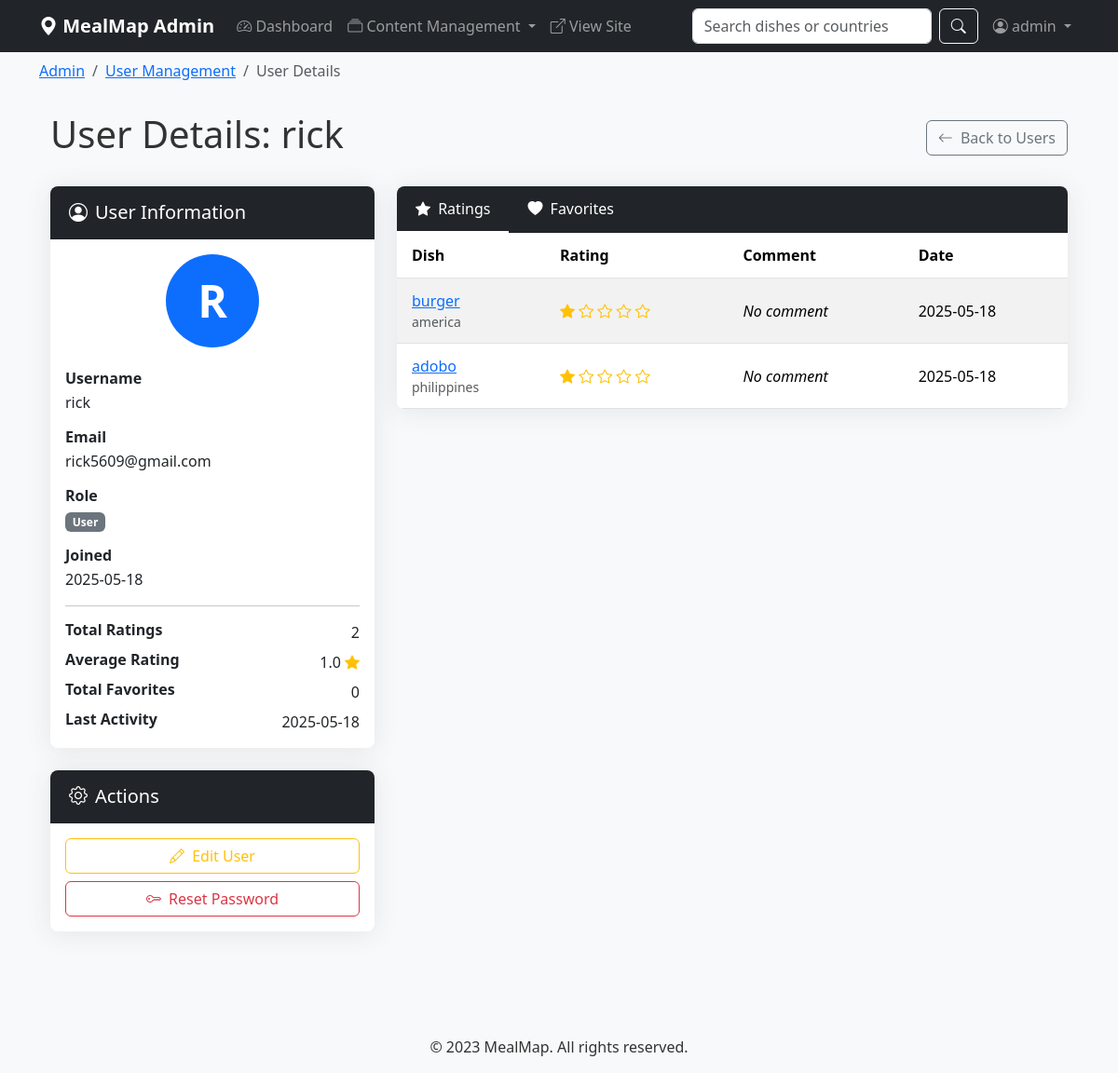
The app's page /admin/users/2 (signed in) with its own data.
### models.py (models this page shows, shortened)
class User(UserMixin, db.Model):
    id = db.Column(db.Integer, primary_key=True)
    username = db.Column(db.String(80), unique=True, nullable=False)
    email = db.Column(db.String(120), unique=True, nullable=False)
    password_hash = db.Column(db.String(128))
    is_admin = db.Column(db.Boolean, default=False)
    created_at = db.Column(db.DateTime, default=db.func.current_timestamp())
    favorites = db.relationship('Favorite', backref='user', lazy=True)
    ratings = db.relationship('Rating', backref='user', lazy=True)

class Rating(db.Model):
    id = db.Column(db.Integer, primary_key=True)
    user_id = db.Column(db.Integer, db.ForeignKey('user.id'), nullable=False)
    dish_id = db.Column(db.Integer, db.ForeignKey('dish.id'), nullable=False)
    rating = db.Column(db.Integer, nullable=False)  # 1-5 stars
    comment = db.Column(db.Text)
    created_at = db.Column(db.DateTime, default=db.func.current_timestamp())

class Dish(db.Model):
    id = db.Column(db.Integer, primary_key=True)
    name = db.Column(db.String(100), nullable=False)
    description = db.Column(db.Text, nullable=False)
    country_id = db.Column(db.Integer, db.ForeignKey('country.id'), nullable=False)
    image_path = db.Column(db.String(255))
    created_at = db.Column(db.DateTime, default=db.func.current_timestamp())
    updated_at = db.Column(db.DateTime, default=db.func.current_timestamp(), onupdate=db.func.current_timestamp())
    ratings = db.relationship('Rating', backref='dish', lazy=True)
    favorites = db.relationship('Favorite', backref='dish', lazy=True)

class Country(db.Model):
    id = db.Column(db.Integer, primary_key=True)
    name = db.Column(db.String(100), unique=True, nullable=False)
    continent_id = db.Column(db.Integer, db.ForeignKey('continent.id'), nullable=False)
    dishes = db.relationship('Dish', backref='country', lazy=True)

### routes.py (the view)
@app.route('/admin/users/<int:user_id>')
@login_required
@admin_required
def admin_user_detail(user_id):
    user = User.query.get_or_404(user_id)
    user_ratings = Rating.query.filter_by(user_id=user.id).order_by(Rating.created_at.desc()).all()
    favorites = Favorite.query.filter_by(user_id=user.id).order_by(Favorite.created_at.desc()).all()
    user_joined = user.created_at if hasattr(user, 'created_at') else "Not available"
    stats = {
        'total_ratings': len(user_ratings),
        'avg_rating': sum(r.rating for r in user_ratings) / len(user_ratings) if user_ratings else 0,
        'total_favorites': len(favorites),
        'recent_activity': max([r.created_at for r in user_ratings] +
                              [f.created_at for f in favorites], default=None) if (user_ratings or favorites) else None
    }
    return render_template('admin/user_detail.html',
                          user=user,
                          ratings=user_ratings,
                          favorites=favorites,
                          stats=stats,
                          user_joined=user_joined)

### templates/admin/user_detail.html (shortened to what this page needs)
{% extends 'base.html' %}
{% block admin_breadcrumb %}
<li class="breadcrumb-item"><a href="{{ url_for('admin_users') }}">User Management</a></li>
<li class="breadcrumb-item active">User Details</li>
{% endblock %}
{% block content %}
<div class="container">
    <div class="d-flex justify-content-between align-items-center mb-4">
        <h1>User Details: {{ user.username }}</h1>
        <div>
            <a href="{{ url_for('admin_users') }}" class="btn btn-outline-secondary">
                <i class="bi bi-arrow-left me-1"></i> Back to Users
            </a>
        </div>
    </div>
    <div class="row">
        <div class="col-md-4 mb-4">
            <div class="card admin-card">
                <div class="card-header bg-dark text-white">
                    <h5 class="mb-0"><i class="bi bi-person-circle me-2"></i>User Information</h5>
                </div>
                <div class="card-body">
                    <div class="text-center mb-4">
                        <div class="avatar-circle mx-auto">
                            <span class="avatar-text">{{ user.username[0]|upper }}</span>
                        </div>
                    </div>
                    <div class="mb-3">
                        <h6 class="fw-bold mb-1">Username</h6>
                        <p>{{ user.username }}</p>
                    </div>
                    <div class="mb-3">
                        <h6 class="fw-bold mb-1">Email</h6>
                        <p>{{ user.email }}</p>
                    </div>
                    <div class="mb-3">
                        <h6 class="fw-bold mb-1">Role</h6>
                        <p>{% if user.is_admin %}<span class="badge bg-danger">Admin</span>{% else %}<span class="badge bg-secondary">User</span>{% endif %}</p>
                    </div>
                    {% if user_joined != "Not available" %}
                    <div class="mb-3">
                        <h6 class="fw-bold mb-1">Joined</h6>
                        <p>{{ user_joined.strftime('%Y-%m-%d') }}</p>
                    </div>
                    {% endif %}
                    <hr>
                    <div class="d-flex justify-content-between mb-2">
                        <h6 class="fw-bold mb-0">Total Ratings</h6>
                        <span>{{ stats.total_ratings }}</span>
                    </div>
                    <div class="d-flex justify-content-between mb-2">
                        <h6 class="fw-bold mb-0">Average Rating</h6>
                        <span>
                            {% if stats.avg_rating > 0 %}
                                {{ stats.avg_rating|round(1) }}
                                <i class="bi bi-star-fill text-warning"></i>
                            {% else %}
                                -
                            {% endif %}
                        </span>
                    </div>
                    <div class="d-flex justify-content-between mb-2">
                        <h6 class="fw-bold mb-0">Total Favorites</h6>
                        <span>{{ stats.total_favorites }}</span>
                    </div>
                    {% if stats.recent_activity %}
                    <div class="d-flex justify-content-between">
                        <h6 class="fw-bold mb-0">Last Activity</h6>
                        <span>{{ stats.recent_activity.strftime('%Y-%m-%d') }}</span>
                    </div>
                    {% endif %}
                </div>
            </div>
            <div class="card admin-card mt-4">
                <div class="card-header bg-dark text-white">
                    <h5 class="mb-0"><i class="bi bi-gear me-2"></i>Actions</h5>
                </div>
                <div class="card-body">
                    <div class="d-grid gap-2">
                        <button type="button" class="btn btn-outline-warning" data-bs-toggle="modal" data-bs-target="#editUserModal">
                            <i class="bi bi-pencil me-1"></i> Edit User
                        </button>
                        {% if not user.is_admin %}
                        <button type="button" class="btn {% if user.is_admin %}btn-outline-secondary disabled{% else %}btn-outline-danger{% endif %}" data-bs-toggle="modal" data-bs-target="#resetPasswordModal">
                            <i class="bi bi-key me-1"></i> Reset Password
                        </button>
                        {% endif %}
                    </div>
                </div>
            </div>
        </div>
        <div class="col-md-8">
            <div class="card admin-card mb-4">
                <div class="card-header bg-dark text-white p-0">
                    <ul class="nav nav-tabs card-header-tabs" id="userActivityTab" role="tablist">
                        <li class="nav-item" role="presentation">
                            <button class="nav-link active text-white" id="ratings-tab" data-bs-toggle="tab" data-bs-target="#ratings" type="button" role="tab" aria-controls="ratings" aria-selected="true">
                                <i class="bi bi-star-fill me-1"></i> Ratings
                            </button>
                        </li>
                        <li class="nav-item" role="presentation">
                            <button class="nav-link text-white" id="favorites-tab" data-bs-toggle="tab" data-bs-target="#favorites" type="button" role="tab" aria-controls="favorites" aria-selected="false">
                                <i class="bi bi-heart-fill me-1"></i> Favorites
                            </button>
                        </li>
                    </ul>
                </div>
                <div class="card-body p-0">
                    <div class="tab-content" id="userActivityTabContent">
                        <div class="tab-pane fade show active" id="ratings" role="tabpanel" aria-labelledby="ratings-tab">
                            <div class="table-responsive">
                                <table class="table table-striped table-hover admin-table mb-0">
                                    <thead>
                                        <tr>
                                            <th>Dish</th>
                                            <th>Rating</th>
                                            <th>Comment</th>
                                            <th>Date</th>
                                        </tr>
                                    </thead>
                                    <tbody>
                                        {% for rating in ratings %}
                                        <tr>
                                            <td>
                                                <a href="{{ url_for('dish_detail', dish_id=rating.dish.id) }}">{{ rating.dish.name }}</a>
                                                <small class="d-block text-muted">{{ rating.dish.country.name }}</small>
                                            </td>
                                            <td>
                                                <div class="text-warning">
                                                    {% for i in range(5) %}
                                                        <i class="bi {% if i < rating.rating %}bi-star-fill{% else %}bi-star{% endif %}"></i>
                                                    {% endfor %}
                                                </div>
                                            </td>
                                            <td>{% if rating.comment %}{{ rating.comment|truncate(50) }}{% else %}<em>No comment</em>{% endif %}</td>
                                            <td>{{ rating.created_at.strftime('%Y-%m-%d') }}</td>
                                        </tr>
                                        {% else %}
                                        <tr>
                                            <td colspan="4" class="text-center">This user hasn't rated any dishes yet.</td>
                                        </tr>
                                        {% endfor %}
                                    </tbody>
                                </table>
                            </div>
                        </div>
                    </div>
                </div>
            </div>
        </div>
    </div>
</div>
{% endblock %}

### templates/base.html (shortened to what this page needs)
<!DOCTYPE html>
<html lang="en">
<head>
    <link href="https://cdn.jsdelivr.net/npm/bootstrap@5.3.6/dist/css/bootstrap.min.css" rel="stylesheet">
    <link rel="stylesheet" href="https://cdn.jsdelivr.net/npm/bootstrap-icons@1.11.2/font/bootstrap-icons.min.css">
    <link rel="stylesheet" href="{{ url_for('static', filename='css/style.css') }}">
</head>
<body>
    <nav class="navbar navbar-expand-lg navbar-dark sticky-top {% if current_user.is_authenticated and current_user.is_admin %}bg-dark{% else %}bg-primary{% endif %}">
        <div class="container">
            <a class="navbar-brand" href="{{ url_for('index') }}">
                <i class="bi bi-geo-alt-fill"></i> {% if current_user.is_authenticated and current_user.is_admin %}MealMap Admin{% else %}MealMap{% endif %}
            </a>
            <div class="collapse navbar-collapse" id="navbarNav">
                <ul class="navbar-nav me-auto">
                    {% if current_user.is_authenticated and current_user.is_admin %}
                    <li class="nav-item">
                        <a class="nav-link" href="{{ url_for('admin_dashboard') }}">
                            <i class="bi bi-speedometer2"></i> Dashboard
                        </a>
                    </li>
                    <li class="nav-item dropdown">
                        <a class="nav-link dropdown-toggle" href="#" id="contentDropdown" role="button" data-bs-toggle="dropdown" aria-expanded="false">
                            <i class="bi bi-collection"></i> Content Management
                        </a>
                    </li>
                    <li class="nav-item">
                        <a class="nav-link" href="{{ url_for('index') }}" target="_blank">
                            <i class="bi bi-box-arrow-up-right"></i> View Site
                        </a>
                    </li>
                    {% endif %}
                </ul>
                {% if not current_user.is_authenticated or not current_user.is_admin %}
                <form class="d-flex me-2" action="{{ url_for('search') }}" method="get">
                    <input class="form-control me-2" type="search" name="query" placeholder="Search dishes or countries" aria-label="Search">
                    <button class="btn btn-outline-light" type="submit">Search</button>
                </form>
                {% else %}
                <form class="d-flex me-2" action="{{ url_for('search') }}" method="get">
                    <input class="form-control me-2" type="search" name="query" placeholder="Search dishes or countries" aria-label="Search">
                    <button class="btn btn-outline-light" type="submit"><i class="bi bi-search"></i></button>
                </form>
                {% endif %}
                <ul class="navbar-nav">
                    {% if current_user.is_authenticated %}
                        {% if current_user.is_admin %}
                        <li class="nav-item dropdown">
                            <a class="nav-link dropdown-toggle" href="#" id="adminUserDropdown" role="button" data-bs-toggle="dropdown" aria-expanded="false">
                                <i class="bi bi-person-circle"></i> {{ current_user.username }}
                            </a>
                        </li>
                        {% endif %}
                    {% endif %}
                </ul>
            </div>
        </div>
    </nav>
    {% if current_user.is_authenticated and current_user.is_admin %}
    <div class="bg-light py-2">
        <div class="container">
            <nav aria-label="breadcrumb">
                <ol class="breadcrumb mb-0">
                    <li class="breadcrumb-item"><a href="{{ url_for('admin_dashboard') }}">Admin</a></li>
                    {% block admin_breadcrumb %}{% endblock %}
                </ol>
            </nav>
        </div>
    </div>
    {% endif %}
    <div class="container mt-4">
        {% block content %}{% endblock %}
    </div>
    <footer class="py-3 mt-5 bg-light">
        <div class="container text-center">
            <p class="mb-0">&copy; 2023 MealMap. All rights reserved.</p>
        </div>
    </footer>
</body>
</html>

### records on screen
User: username "admin"
User: username "rick", username "R", email "rick5609@gmail.com", strftime "2025-05-18"
Rating: recent_activity "2025-05-18", dish.name "burger", dish.country.name "america", rating 1 (drawn), comment "No comment", created_at "2025-05-18"
Rating: dish.name "adobo", dish.country.name "philippines", rating 1 (drawn), comment "No comment", created_at "2025-05-18"

### other values on screen
{{ stats.total_ratings }} "2"
{{ stats.avg_rating|round(1) }} "1.0"
{{ stats.total_favorites }} "0"
